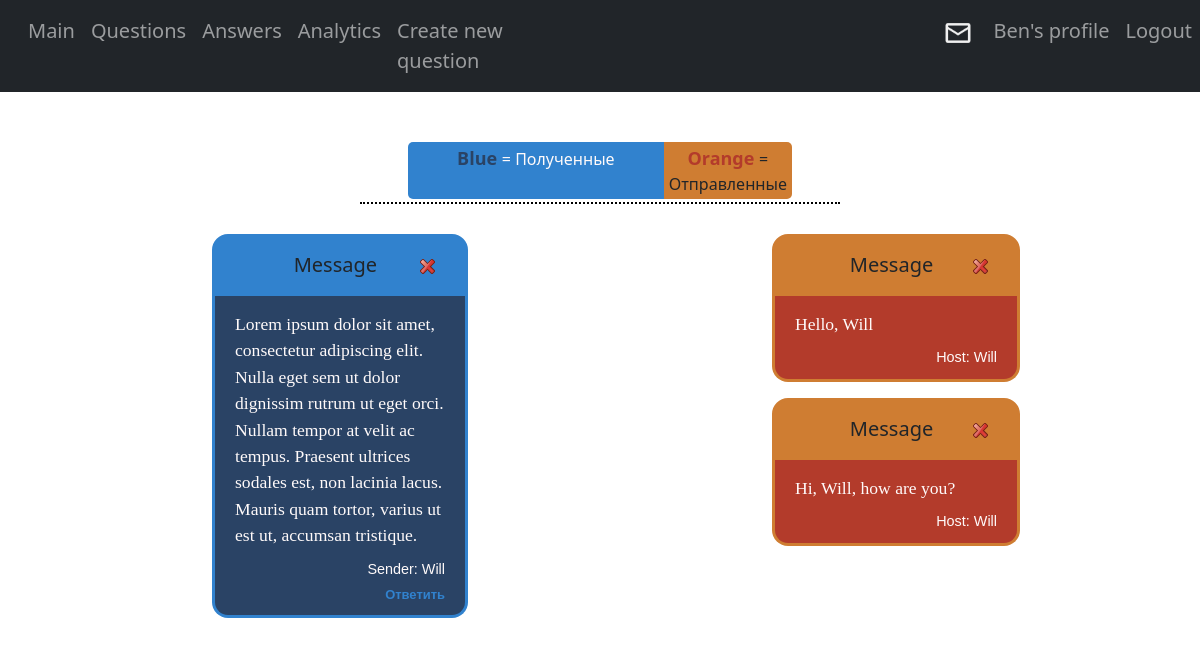
Before: /polls/blog/messages (signed in) with the older database file.
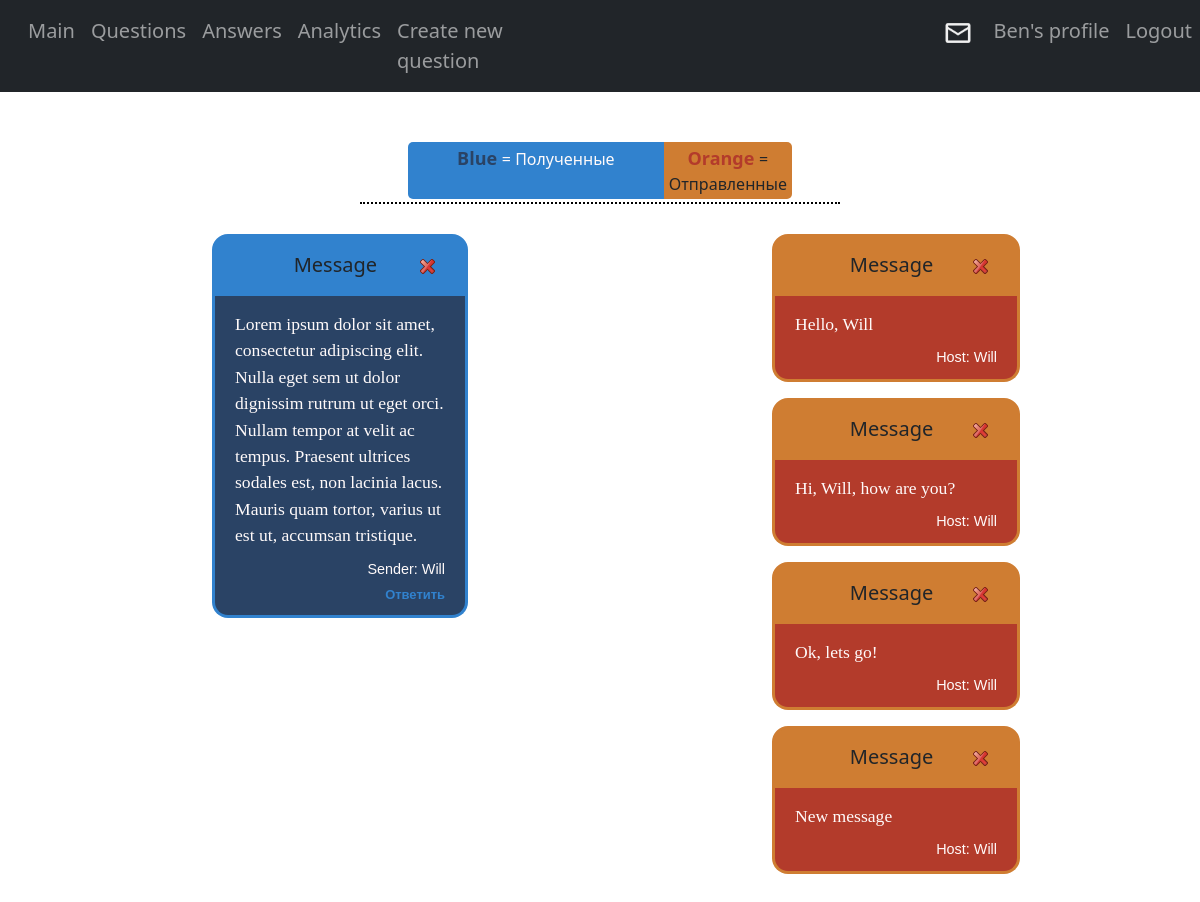
After: the same page with the newer database file.
### polls/models.py (models this page shows)
class Message(models.Model):
    sender = models.ForeignKey(Participant, on_delete=models.CASCADE, related_name='user_sender')
    host = models.ForeignKey(Participant, on_delete=models.CASCADE, related_name='host_user')
    message = models.TextField(max_length=500)

### polls/views.py (the view)
# urls.py: path('blog/messages', views.message, name='message'),
def message(request):
    template = loader.get_template('polls/messages.html')
    get_messages = Message.objects.filter(host=request.user)
    send_messages = Message.objects.filter(sender=request.user)
    context = {'host': get_messages, 'send': send_messages}
    return HttpResponse(template.render(context, request))

### polls/templates/polls/messages.html (shortened to what this page needs)
{% extends 'polls/base.html' %}
{% load static %}
{% block content %}
<link href="{% static 'polls/messages.css' %}" rel="stylesheet"/>
<div class="main">
    <div class="info_legend">
        <div style="background-color: #3182ce; padding: 3px 5px; border-radius: 5px 0 0 5px; margin-bottom: 3px; color: snow;"
        class="important-info" align="center">
            <font color="#2a4365" size="4"><b>Blue </b></font> = Полученные
        </div>
        <div style="background-color: #cf7d32; padding: 3px 5px; border-radius: 0 5px 5px 0; margin-bottom: 3px;" align="center"
        class="important-info">
            <font color="#b33b2b" size="4"><b>Orange </b></font> = Отправленные
        </div>
    </div>
    <div class="message-container">
        <ul class="message-list">
            {% for message in host %}
            <li>
                <div class="message-title">
                    <h5 align="center">Message</h5>
                    <a href="../blog/delete_message/{{ message.id }}">
                        <img src="{% static 'polls/images/delete-icon.png' %}" alt="del">
                    </a>
                </div>
                <div class="message-text">
                    <font class="text_of_message">{{ message.message }}</font>
                    <font class="sender-name" >
                        Sender: {{ message.sender }}
                        <a class="sender-name" href="#send-message-{{ message.sender.id }}" data-toggle="modal"><b>Ответить</b></a>
                    </font>
                </div>
            </li>
            {% endfor %}
        </ul>
        <ul class="my_messages">
            <li>
                {% for message in send %}
                <div class="message-title from-you">
                    <h5 align="center">Message</h5>
                    <a href="../blog/delete_message/{{ message.id }}">
                        <img src="{% static 'polls/images/delete-icon.png' %}" alt="del">
                    </a>
                </div>
                <div class="message-text your">
                    <font class="text_of_message">{{ message.message }}</font>
                    <font class="sender-name" >Host: {{ message.host }}</font>
                </div>
                {% endfor %}
            </li>
        </ul>
    </div>
</div>
{% endblock %}

### polls/templates/polls/base.html (shortened to what this page needs)
{% load static %}
<!doctype html>
<html lang="ru">
<head>
    <link rel="stylesheet" href="{% static 'polls/index.css' %}">
    <link href="https://cdn.jsdelivr.net/npm/bootstrap@5.0.0-beta1/dist/css/bootstrap.min.css" rel="stylesheet">
</head>
<body background="inherit" !important>
        <aside>
            {% include 'polls/navbar.html' %}
        </aside>
        <main>
            {% block content %}
            {% endblock %}
        </main>
</body>
</html>

### polls/templates/polls/navbar.html (shortened to what this page needs)
{% load static %}
{% block navbar %}
<link href="{% static 'polls/nav.css' %}" rel="stylesheet"/>
<link href="https://cdn.jsdelivr.net/npm/bootstrap@5.0.0-beta1/dist/css/bootstrap.min.css" rel="stylesheet">
<nav class="navbar navbar-expand-lg navbar-dark bg-dark">
  <div class="collapse navbar-collapse" id="navbarTogglerDemo02">
    <ul class="navbar-nav mr-auto mt-2 mt-md-0 main_list">
      <li class="nav-item active main">
        <a class="nav-link" href="{% url 'header' %}">Main</a>
      </li>
      <li class="nav-item active">
        <a class="nav-link" href="{% url 'questions' %}">Questions</a>
      </li>
      <li class="nav-item">
        <a class="nav-link" href="{% url 'answers' %}">Answers</a>
      </li>
      <li class="nav-item">
        <a class="nav-link" href="{% url 'analytics' %}">Analytics</a>
      </li>
      <li class="nav-item">
        <a class="nav-link" href="{% url 'create_question' %}">Create new question</a>
      </li>
      <div class="blister">
        {% if user.is_anonymous %}
          <li class="nav-item">
            <a class="nav-link" href="#auth" data-toggle="modal">Login</a>
          </li>
          <li class="nav-item">
            <a class="nav-link" href="#reg" data-toggle="modal">Register</a>
          </li>
        {% else %}
          <li class="nav-item">
            <a class="nav-link" href="{% url 'message' %}">
              <img src="{% static 'polls/images/msg.png' %}" alt="messages" width="30px" height="30px" id="image-msg">
            </a>
          </li>
          <li class="nav-item">
            <a class="nav-link" href="{% url 'account' %}">{{ user.username }}'s profile</a>
          </li>
          <li class="nav-item">
            <a class="nav-link" href="{% url 'logout' %}">Logout</a>
          </li>
        {% endif %}
      </div>
    </ul>
  </div>
</nav>
{% endblock %}

### static/polls/index.css (style rules this page uses)
body { background:white; }

### static/polls/nav.css (style rules this page uses)
body { margin:0; padding:0; }
a.nav-link { font-size:20px; }
nav div ul div.blister { display: flex; width: 65%; justify-content: flex-end; }
li.main { padding-left: 20px !important }
nav div ul.main_list { width: 100% !important; }
#image-msg { margin-right: 5px; }

### static/polls/messages.css (style rules this page uses)
div.main { width: 100%; display: block; padding-top: 50px; }
div.info_legend { display: grid; width: 40%; grid-template-columns: 2fr 1fr; margin: 0 auto; margin-bottom: 30px; border-bottom: 2px dotted black; padding: 0 3em; }
div.main div.message-container { width: 70%; margin: 0 auto; display: grid; grid-template-columns: 2fr 1fr; }
ul.message-list { display: grid; list-style: none; grid-template-columns: repeat(2, 1fr); grid-gap: 1em; }
ul.my_messages { display: grid; list-style: none; }
.message-text { display: grid; padding: 10px 20px; border-radius: 0 0 1em 1em; border-bottom: 3px solid #3182ce; border-right: 3px solid #3182ce; border-left: 3px solid #3182ce; background-color: #2a4365; color: snow; font-family: 'Arial'; margin-bottom: 1em; }
.text_of_message { display: grid; font-size: 1.1em; font-family: "Comic Sans MS", "Comic Sans", cursive; grid-auto-rows: minmax(auto, auto); padding: 5px 0; }
.sender-name { font-size: 0.9em; display: grid; justify-content: end; padding-top: 5px; text-decoration: none; }
.sender-name > a { color: #3182ce; }
.message-title { display: grid; grid-template-columns: 95% 5%; justify-items: center; padding: 1em 2em; border-radius: 1em 1em 0 0; border: 3px solid #3182ce; background-color: #3182ce; }
.message-title > h5 { margin: 0; }
.from-you { background-color: #cf7d32; border-color: #cf7d32; }
.your { border-bottom: 3px solid #cf7d32; border-right: 3px solid #cf7d32; border-left: 3px solid #cf7d32; background-color: #b33b2b; }

Changed rows visible on the page:
added Message: message "Ok, lets go!", host "Will"
added Message: message "New message", host "Will"
